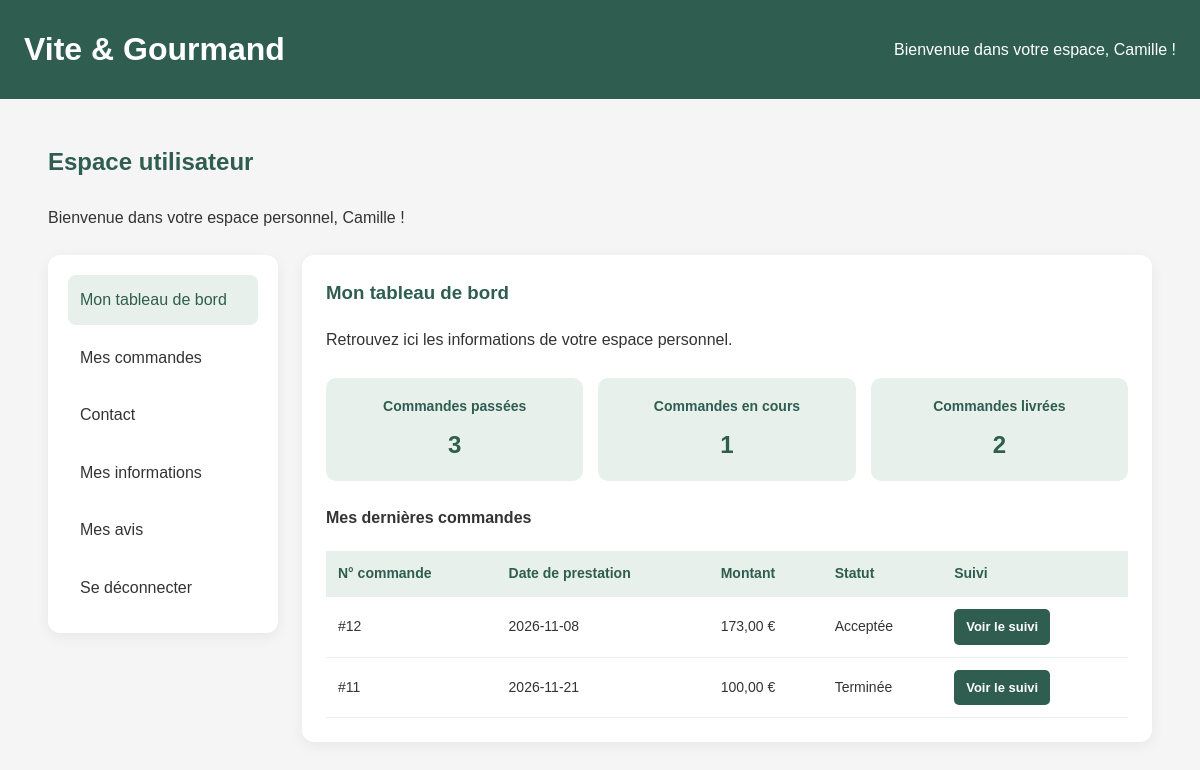
Page /espace-utilisateur.php (signed in) on the committed database.
### tables this page shows
CREATE TABLE `commande` (
  `id_commande` int(11) NOT NULL,
  `id_utilisateur` int(11) NOT NULL,
  `date_commande` datetime NOT NULL,
  `date_prestation` date NOT NULL,
  `heure_prestation` time NOT NULL,
  `lieu_livraison` varchar(150) NOT NULL,
  `adresse_livraison` varchar(255) NOT NULL,
  `prix_livraison` decimal(10,2) NOT NULL DEFAULT 0.00,
  `reduction` decimal(10,2) NOT NULL DEFAULT 0.00,
  `prix_total` decimal(10,2) NOT NULL,
  `materiel_prete` tinyint(1) NOT NULL DEFAULT 0,
  `date_retour_materiel` datetime DEFAULT NULL,
  `motif_annulation` text DEFAULT NULL,
  `mode_contact` varchar(50) DEFAULT NULL,
  `instructions` text DEFAULT NULL
);

CREATE TABLE `statut_commande` (
  `id_statut` int(11) NOT NULL,
  `libelle` varchar(100) NOT NULL
);

### espace-utilisateur.php (the view, shortened to what this page needs)
<?php
$rubrique = $_GET['rubrique'] ?? 'tableau-de-bord';
require_once 'config/database.php';
$idUtilisateur = (int) $_SESSION['id_utilisateur'];
$requeteTableauBord = $pdo->prepare("
    SELECT
        c.id_commande,
        c.date_commande,
        c.date_prestation,
        c.heure_prestation,
        c.lieu_livraison,
        c.adresse_livraison,
        c.prix_total,
        s.libelle AS statut
    FROM commande c
    LEFT JOIN historique_commande h
        ON h.id_historique = (
            SELECT h2.id_historique
            FROM historique_commande h2
            WHERE h2.id_commande = c.id_commande
            ORDER BY h2.date_modification DESC,
                     h2.id_historique DESC
            LIMIT 1
        )
    LEFT JOIN statut_commande s
        ON s.id_statut = h.id_statut
    WHERE c.id_utilisateur = ?
    ORDER BY c.date_commande DESC, c.id_commande DESC
");
$requeteTableauBord->execute([$idUtilisateur]);
$toutesLesCommandes = $requeteTableauBord->fetchAll(PDO::FETCH_ASSOC);
$nombreCommandesPassees = count($toutesLesCommandes);
$nombreCommandesEnCours = 0;
$nombreCommandesLivrees = 0;
foreach ($toutesLesCommandes as $commande) {
    if (in_array($commande['statut'], [
        'Acceptée',
        'En préparation',
        'En cours de livraison'
    ], true)) {
        $nombreCommandesEnCours++;
    }
    if (in_array($commande['statut'], [
        'Livrée',
        'Terminée'
    ], true)) {
        $nombreCommandesLivrees++;
    }
}
$dernieresCommandes = [];
if ($rubrique === 'tableau-de-bord') {
    $requeteDernieres = $pdo->prepare("
        SELECT
            c.id_commande,
            c.date_prestation,
            c.prix_total,
            s.libelle AS statut
        FROM commande c
        LEFT JOIN historique_commande h
            ON h.id_historique = (
                SELECT h2.id_historique
                FROM historique_commande h2
                WHERE h2.id_commande = c.id_commande
                ORDER BY h2.date_modification DESC,
                         h2.id_historique DESC
                LIMIT 1
            )
        LEFT JOIN statut_commande s
            ON s.id_statut = h.id_statut
        WHERE c.id_utilisateur = ?
        ORDER BY c.date_commande DESC, c.id_commande DESC
        LIMIT 2
    ");
    $requeteDernieres->execute([$idUtilisateur]);
    $dernieresCommandes = $requeteDernieres->fetchAll(PDO::FETCH_ASSOC);
}
$prenomUtilisateur = $_SESSION['prenom'] ?? '';
?>
<!DOCTYPE html>
<html lang="fr">
<head>
    <link rel="stylesheet" href="css/style.css">
</head>
<body>
<header class="site-header">
    <div class="entete-utilisateur">
        <h1>Vite &amp; Gourmand</h1>
        <div class="profil-utilisateur">
            Bienvenue dans votre espace,
            <?= htmlspecialchars($prenomUtilisateur) ?> !
        </div>
    </div>
</header>
<main class="contenu-principal">
    <h2>Espace utilisateur</h2>
    <p>
        Bienvenue dans votre espace personnel,
        <?= htmlspecialchars($prenomUtilisateur) ?> !
    </p>
    <div class="espace-utilisateur">
        <nav class="menu-utilisateur">
            <a
                href="espace-utilisateur.php"
                class="lien-utilisateur <?= $rubrique === 'tableau-de-bord' ? 'actif' : '' ?>"
            >
                Mon tableau de bord
            </a>
            <a
                href="espace-utilisateur.php?rubrique=commandes"
                class="lien-utilisateur <?= $rubrique === 'commandes' ? 'actif' : '' ?>"
            >
                Mes commandes
            </a>
            <a href="contact.php" class="lien-utilisateur">
                Contact
            </a>
            <a
                href="espace-utilisateur.php?rubrique=informations"
                class="lien-utilisateur <?= $rubrique === 'informations' ? 'actif' : '' ?>"
            >
                Mes informations
            </a>
            <a href="avis.php" class="lien-utilisateur">
                Mes avis
            </a>
            <a href="deconnexion.php" class="lien-utilisateur">
                Se déconnecter
            </a>
        </nav>
        <section class="contenu-utilisateur">
            <?php if ($rubrique === 'tableau-de-bord') : ?>
                <h3>Mon tableau de bord</h3>
                <p>
                    Retrouvez ici les informations de votre espace personnel.
                </p>
                <div class="statistiques-utilisateur">
                    <div class="carte-statistique">
                        <h4>Commandes passées</h4>
                        <p><?= $nombreCommandesPassees ?></p>
                    </div>
                    <div class="carte-statistique">
                        <h4>Commandes en cours</h4>
                        <p><?= $nombreCommandesEnCours ?></p>
                    </div>
                    <div class="carte-statistique">
                        <h4>Commandes livrées</h4>
                        <p><?= $nombreCommandesLivrees ?></p>
                    </div>
                </div>
                <h4>Mes dernières commandes</h4>
                <?php if (!empty($dernieresCommandes)) : ?>
                    <div class="tableau-commandes">
                        <table>
                            <thead>
                                <tr>
                                    <th>N° commande</th>
                                    <th>Date de prestation</th>
                                    <th>Montant</th>
                                    <th>Statut</th>
                                    <th>Suivi</th>
                                </tr>
                            </thead>
                            <tbody>
                                <?php foreach ($dernieresCommandes as $commande) : ?>
                                    <tr>
                                        <td>
                                            #<?= (int) $commande['id_commande'] ?>
                                        </td>
                                        <td>
                                            <?= htmlspecialchars($commande['date_prestation']) ?>
                                        </td>
                                        <td>
                                            <?= number_format((float) $commande['prix_total'], 2, ',', ' ') ?> €
                                        </td>
                                        <td>
                                            <?= htmlspecialchars($commande['statut'] ?? 'Non défini') ?>
                                        </td>
                                        <td>
                                            <?php if (in_array($commande['statut'], [
                                                'Acceptée',
                                                'En préparation',
                                                'En cours de livraison',
                                                'Livrée',
                                                'En attente du retour de matériel',
                                                'Terminée'
                                            ], true)) : ?>
                                                <a
                                                    href="suivi-commande.php?id=<?= (int) $commande['id_commande'] ?>"
                                                    class="bouton-suivi"
                                                >
                                                    Voir le suivi
                                                </a>
                                            <?php else : ?>
                                                —
                                            <?php endif; ?>
                                        </td>
                                    </tr>
                                <?php endforeach; ?>
                            </tbody>
                        </table>
                    </div>
                <?php else : ?>
                    <p>Vous n'avez pas encore passé de commande.</p>
                <?php endif; ?>
            <?php else : ?>
                <h3>Rubrique introuvable</h3>
                <p>La rubrique demandée n'existe pas.</p>
            <?php endif; ?>
        </section>
    </div>
</main>
</body>
</html>

### css/style.css (style rules this page uses)
:root { --couleur-principale: #2F5D50; --couleur-principale-hover: #24483E; --couleur-fond: #F5F5F5; --couleur-section: #E8F0EC; --couleur-carte: #FFFFFF; --couleur-texte: #333333; --couleur-bordure: #D5D5D5; --couleur-erreur: #A33D3D; --ombre-carte: 0 4px 14px rgba(0, 0, 0, 0.06); --rayon-carte: 12px; --largeur-contenu: 1200px; }
* { box-sizing: border-box; }
html { scroll-behavior: smooth; }
html, body { min-height: 100%; }
body { min-height: 100vh; margin: 0; display: flex; flex-direction: column; font-family: Arial, sans-serif; color: var(--couleur-texte); background: var(--couleur-fond); line-height: 1.6; }
main { flex: 1; }
.container, .contenu-principal { width: 92%; max-width: var(--largeur-contenu); margin: 0 auto; }
.contenu-principal { padding: 24px 0; }
.site-header { padding: 24px; color: var(--couleur-carte); background: var(--couleur-principale); }
.site-header h1 { max-width: none; margin: 0; }
.contenu-principal > h2 { color: var(--couleur-principale); margin-bottom: 24px; }
.carte-menu, .contenu-utilisateur, .menu-utilisateur, .commande-utilisateur, .carte-commande, .suivi-commande { background: var(--couleur-carte); border-radius: var(--rayon-carte); box-shadow: var(--ombre-carte); }
.entete-accueil, .entete-utilisateur { display: flex; justify-content: space-between; align-items: center; gap: 20px; max-width: var(--largeur-contenu); margin: 0 auto; }
.espace-utilisateur { display: grid; grid-template-columns: 230px minmax(0, 1fr); align-items: start; gap: 24px; margin-top: 24px; }
.menu-utilisateur { display: flex; flex-direction: column; gap: 8px; padding: 20px; }
.lien-utilisateur { display: block; padding: 12px; border-radius: 8px; color: #333; text-decoration: none; transition: background-color .2s ease; }
.lien-utilisateur:hover, .lien-utilisateur.actif { background: var(--couleur-section); color: var(--couleur-principale); }
.contenu-utilisateur { padding: 24px; line-height: 1.5; }
.contenu-utilisateur h3 { margin: 0 0 20px; color: var(--couleur-principale); }
.contenu-utilisateur > p { margin: 12px 0; line-height: 1.6; }
.profil-utilisateur { display: flex; flex-wrap: wrap; align-items: center; gap: 16px; }
.statistiques-utilisateur { display: grid; grid-template-columns: repeat(3, minmax(0,1fr)); gap: 15px; margin: 25px 0; }
.carte-statistique { padding: 18px; border-radius: 10px; background: var(--couleur-section); text-align: center; }
.carte-statistique h4 { margin: 0 0 10px; color: var(--couleur-principale); font-size: 14px; }
.carte-statistique p { margin: 0; color: var(--couleur-principale); font-size: 24px; font-weight: bold; }
.tableau-commandes { width: 100%; overflow-x: auto; margin-top: 15px; }
.tableau-commandes table { width: 100%; min-width: 600px; border-collapse: collapse; font-size: 14px; }
.tableau-commandes th, .tableau-commandes td { padding: 12px; border-bottom: 1px solid var(--couleur-section); text-align: left; }
.tableau-commandes th { background: var(--couleur-section); color: var(--couleur-principale); }
.bouton-suivi { display: inline-block; margin-right: 8px; padding: 8px 12px; border-radius: 5px; background: var(--couleur-principale); color: #FFF; font-size: 13px; font-weight: bold; text-decoration: none; }
body > header { background: var(--couleur-principale); color: #FFF; }
body > header h1 { color: #FFF; }
a { color: #2F5D50; }

### rows in the picture
commande: id_commande "12", date_prestation "2026-11-08", prix_total "173,00", statut_commande.libelle "Acceptée"
commande: id_commande "11", date_prestation "2026-11-21", prix_total "100,00", statut_commande.libelle "Terminée"

### other values in the picture
$prenomUtilisateur "Camille"
$nombreCommandesPassees "3"
$nombreCommandesEnCours "1"
$nombreCommandesLivrees "2"
